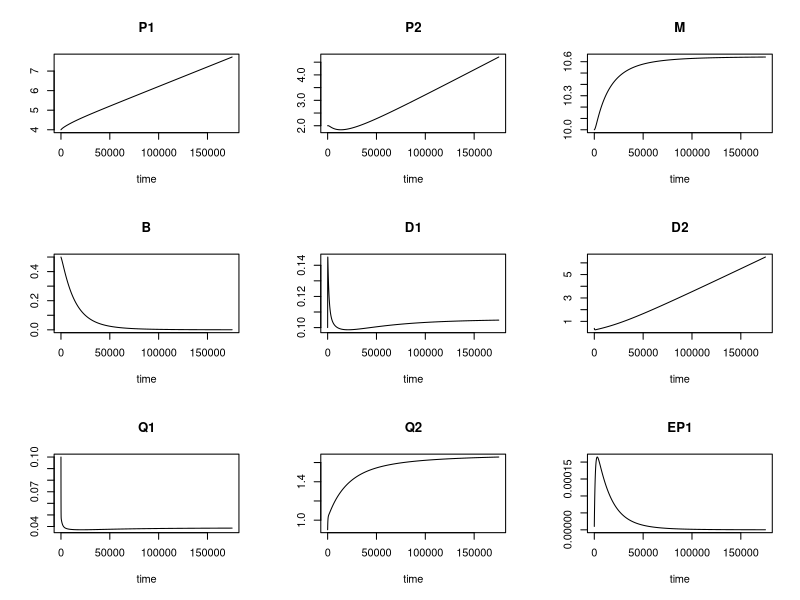
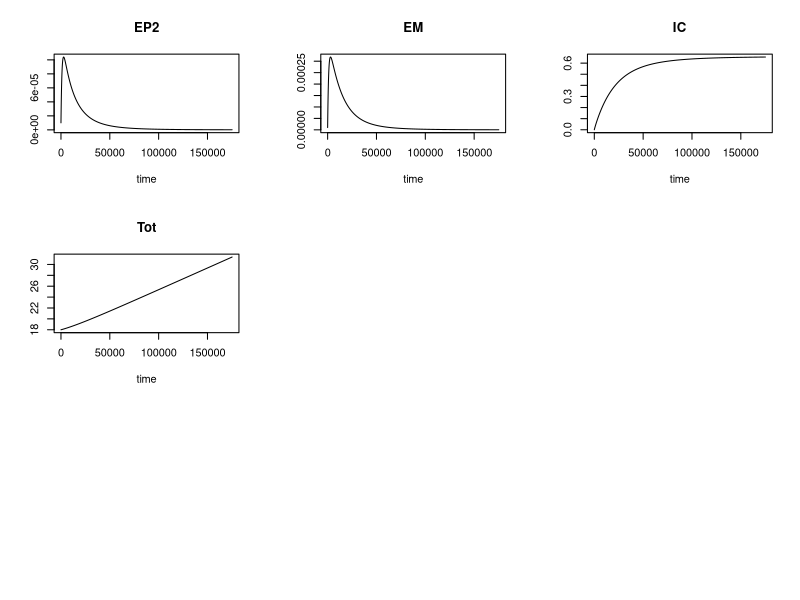

Reproduce these figures in R, in order.
##MEND with two P pools
rm(list = ls ())

library(deSolve)
##solving MEND model with B, D, P, Q, M, EP, EM and IC (CO2)

Decom <- function(times, states, parameters, flux_function) {
  with(as.list(c(states, parameters)), {
    F1d1 <- Vd1 * B * D1 /( kD1 + D1)  ## microbial uptake of D1
    F1d2 <- Vd2 * B *D2 /( kD2 + D2)  ## microbial uptake of D2
    F2p1 <- Vp1* EP1 * P1 / (kP1 + P1) # POM decomposition
    F2p2 <- Vp2* EP2 * P2 / (kP2 + P2)
    F3 <- Vm * EM * M / (kM + M) #MOAM decomposition
    F6d1 <- Kads * D1 *(1- Q1/ Qmax1) ##adsorption
    F6d2 <- Kads * D2 *(1- Q2/ Qmax2) ##adsorption
    F7d1 <- Kdes * Q1/Qmax1  ##desorption
    F7d2 <- Kdes * Q2/Qmax2  ##desorption
    F8 <- (1- pEP-pEP- pEM) * Vd1*Ec1* B * 0.5 #microbial biomass decay
    F9ep1 <- P1/(P1+P2)*pEP *Vd1*Ec1* B * 0.2 #enzyme production
    F9ep2 <- P2/(P1+P2)*pEP *Vd1*Ec1* B * 0.2 
    F9em <- pEM * Vd1*Ec1*B* 0.2
    F10ep1 <- rEP * EP1  #enzyme decay
    F10ep2 <- rEP * EP2
    F10em <- rEM *EM
    
    dP1 <- Ip1 + (1 - gD) * F8- F2p1
    dP2 <- Ip2 - F2p2
    dM <- (1 - fD) * (F2p1+F2p2) - F3
    dB <- Ec1*F1d1+ Ec2* F1d2 - F8 - (F9em + F9ep1 + F9ep2)
    dD1 <- Id1  + gD * F8 + F3 +0.5*fD * (F2p1+F2p2)+ (F10em + F10ep1+F10ep2)- F1d1 - (F6d1 - F7d1)
    dD2 <- Id2 + 0.5*fD * (F2p1+F2p2) - F1d2 - (F6d2 - F7d2)
    dQ1 <- F6d1 - F7d1
    dQ2 <- F6d2 - F7d2
    dEP1 <- F9ep1 - F10ep1
    dEP2 <- F9ep2 - F10ep2
    dEM <- F9em - F10em
    dIC <- (1-Ec1)*F1d1+ (1-Ec2)* F1d2  #CO2 fllux
    dTot <- Ip1 + Ip2 + Id1 + Id2 -(1-Ec1)*F1d1 - (1-Ec2)* F1d2
    return(list(c(dP1, dP2, dM, dB, dD1, dD2, dQ1, dQ2, dEP1, dEP2, dEM, dIC, dTot)))
  })
}



times <- seq(0, 175200, 24) ##per hour 24hour by 365 days =8760  20year=175200

B<-0.5
D1<-0.1
D2<-0.4
P1<-4
P2<-2
Q1<-0.1
Q2<-0.9
M<-10
EP1<-0.00001
EP2<-0.00001
EM<- 0.00001
IC<- 0
Tot<- B+D1+D2+P1+P2+M+Q1+Q2+EP1+EP2+EM

states <- c(P1=P1, P2=P2, M=M, B=B, D1=D1, D2=D2,Q1=Q1, Q2=Q2,EP1 = EP1, EP2=EP2,EM = EM, IC = IC, Tot= Tot) 
parameters <- c(Ec1 = 0.75, Ec2=0.25, Vd1 = 5e-4, Vd2 = 3e-4, kD1 = 0.26, kD2=2.6,  Vp1 = 1.5,  kP1 = 50, Vp2=1.5, kP2=5, 
                Vm = 0.1, kM = 250,Kads = 0.006, Kdes = 0.001, Qmax1 = 0.1,Qmax2 = 1.7,
                pEP=0.01, pEM=0.01, rEP=1e-3, rEM=1e-3, 
                Ip1 = 2e-5, Ip2 =2e-5, Id1 = 0e-5, Id2 =4e-5, fD=0.5, gD=0.5)



DecomOut = ode(y = states, parms = parameters, times = times, func = Decom, method = "radau")
print("done")

plot(DecomOut)

write.csv(DecomOut, "MENDf4.csv")
